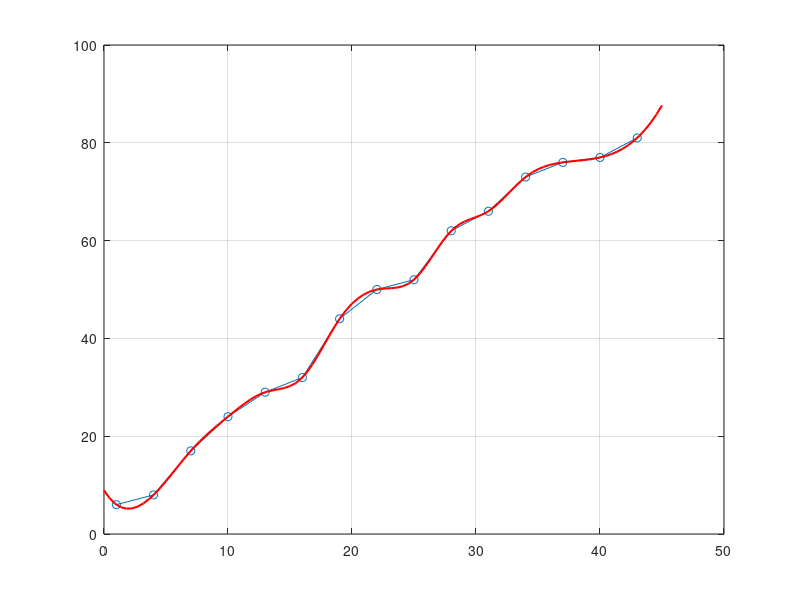

Reproduce this figure in MATLAB.
clc;
clear;
close all;

Data = randi([1 100],1,15);
Data = sort(Data);
t = 1:3:45;
tt = linspace(0,45,100);
PData = spline(t,Data,tt);

plot(t,Data, "-o");
hold on;grid on;
plot(tt,PData, "r", "LineWidth", 1.5);
